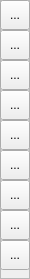
       <widget class="QFrame" name="frame">
        <property name="minimumSize">
         <size>
          <width>30</width>
          <height>0</height>
         </size>
        </property>
        <property name="maximumSize">
         <size>
          <width>30</width>
          <height>16777215</height>
         </size>
        </property>
        <property name="frameShape">
         <enum>QFrame::StyledPanel</enum>
        </property>
        <property name="frameShadow">
         <enum>QFrame::Raised</enum>
        </property>
        <widget class="QToolButton" name="toolButton_line">
         <property name="geometry">
          <rect>
           <x>0</x>
           <y>0</y>
           <width>30</width>
           <height>30</height>
          </rect>
         </property>
         <property name="minimumSize">
          <size>
           <width>0</width>
           <height>0</height>
          </size>
         </property>
         <property name="text">
          <string>...</string>
         </property>
         <property name="icon">
          <iconset resource="icons.qrc">
           <normaloff>:/icons/line.svg</normaloff>:/icons/line.svg</iconset>
         </property>
         <property name="iconSize">
          <size>
           <width>24</width>
           <height>24</height>
          </size>
         </property>
        </widget>
        <widget class="QToolButton" name="toolButton_spline">
         <property name="geometry">
          <rect>
           <x>0</x>
           <y>180</y>
           <width>30</width>
           <height>30</height>
          </rect>
         </property>
         <property name="text">
          <string>...</string>
         </property>
         <property name="icon">
          <iconset resource="icons.qrc">
           <normaloff>:/icons/spline.svg</normaloff>:/icons/spline.svg</iconset>
         </property>
         <property name="iconSize">
          <size>
           <width>24</width>
           <height>24</height>
          </size>
         </property>
        </widget>
        <widget class="QToolButton" name="toolButton_arc">
         <property name="geometry">
          <rect>
           <x>0</x>
           <y>150</y>
           <width>30</width>
           <height>30</height>
          </rect>
         </property>
         <property name="text">
          <string>...</string>
         </property>
         <property name="icon">
          <iconset resource="icons.qrc">
           <normaloff>:/icons/arc.svg</normaloff>:/icons/arc.svg</iconset>
         </property>
         <property name="iconSize">
          <size>
           <width>24</width>
           <height>24</height>
          </size>
         </property>
        </widget>
        <widget class="QToolButton" name="toolButton_circle">
         <property name="geometry">
          <rect>
           <x>0</x>
           <y>90</y>
           <width>30</width>
           <height>30</height>
          </rect>
         </property>
         <property name="text">
          <string>...</string>
         </property>
         <property name="icon">
          <iconset resource="icons.qrc">
           <normaloff>:/icons/circle.svg</normaloff>:/icons/circle.svg</iconset>
         </property>
         <property name="iconSize">
          <size>
           <width>24</width>
           <height>24</height>
          </size>
         </property>
        </widget>
        <widget class="QToolButton" name="toolButton_rectangular">
         <property name="geometry">
          <rect>
           <x>0</x>
           <y>60</y>
           <width>30</width>
           <height>30</height>
          </rect>
         </property>
         <property name="text">
          <string>...</string>
         </property>
         <property name="icon">
          <iconset resource="icons.qrc">
           <normaloff>:/icons/rectangle.svg</normaloff>:/icons/rectangle.svg</iconset>
         </property>
         <property name="iconSize">
          <size>
           <width>24</width>
           <height>24</height>
          </size>
         </property>
        </widget>
        <widget class="QToolButton" name="toolButton_linestrip">
         <property name="geometry">
          <rect>
           <x>0</x>
           <y>30</y>
           <width>30</width>
           <height>30</height>
          </rect>
         </property>
         <property name="text">
          <string>...</string>
         </property>
         <property name="icon">
          <iconset resource="icons.qrc">
           <normaloff>:/icons/linestrip.svg</normaloff>:/icons/linestrip.svg</iconset>
         </property>
         <property name="iconSize">
          <size>
           <width>24</width>
           <height>24</height>
          </size>
         </property>
        </widget>
        <widget class="QToolButton" name="toolButton_ellipse">
         <property name="geometry">
          <rect>
           <x>0</x>
           <y>120</y>
           <width>30</width>
           <height>30</height>
          </rect>
         </property>
         <property name="text">
          <string>...</string>
         </property>
         <property name="icon">
          <iconset resource="icons.qrc">
           <normaloff>:/icons/ellipse.svg</normaloff>:/icons/ellipse.svg</iconset>
         </property>
         <property name="iconSize">
          <size>
           <width>24</width>
           <height>24</height>
          </size>
         </property>
        </widget>
        <widget class="QToolButton" name="toolButton_bezier">
         <property name="geometry">
          <rect>
           <x>0</x>
           <y>210</y>
           <width>30</width>
           <height>30</height>
          </rect>
         </property>
         <property name="text">
          <string>...</string>
         </property>
         <property name="icon">
          <iconset resource="icons.qrc">
           <normaloff>:/icons/cubicbezcurve.svg</normaloff>:/icons/cubicbezcurve.svg</iconset>
         </property>
         <property name="iconSize">
          <size>
           <width>24</width>
           <height>24</height>
          </size>
         </property>
        </widget>
        <widget class="QToolButton" name="toolButton_polygon">
         <property name="geometry">
          <rect>
           <x>0</x>
           <y>240</y>
           <width>30</width>
           <height>30</height>
          </rect>
         </property>
         <property name="text">
          <string>...</string>
         </property>
         <property name="icon">
          <iconset resource="icons.qrc">
           <normaloff>:/icons/polygon.svg</normaloff>:/icons/polygon.svg</iconset>
         </property>
         <property name="iconSize">
          <size>
           <width>24</width>
           <height>24</height>
          </size>
         </property>
        </widget>
       </widget>
